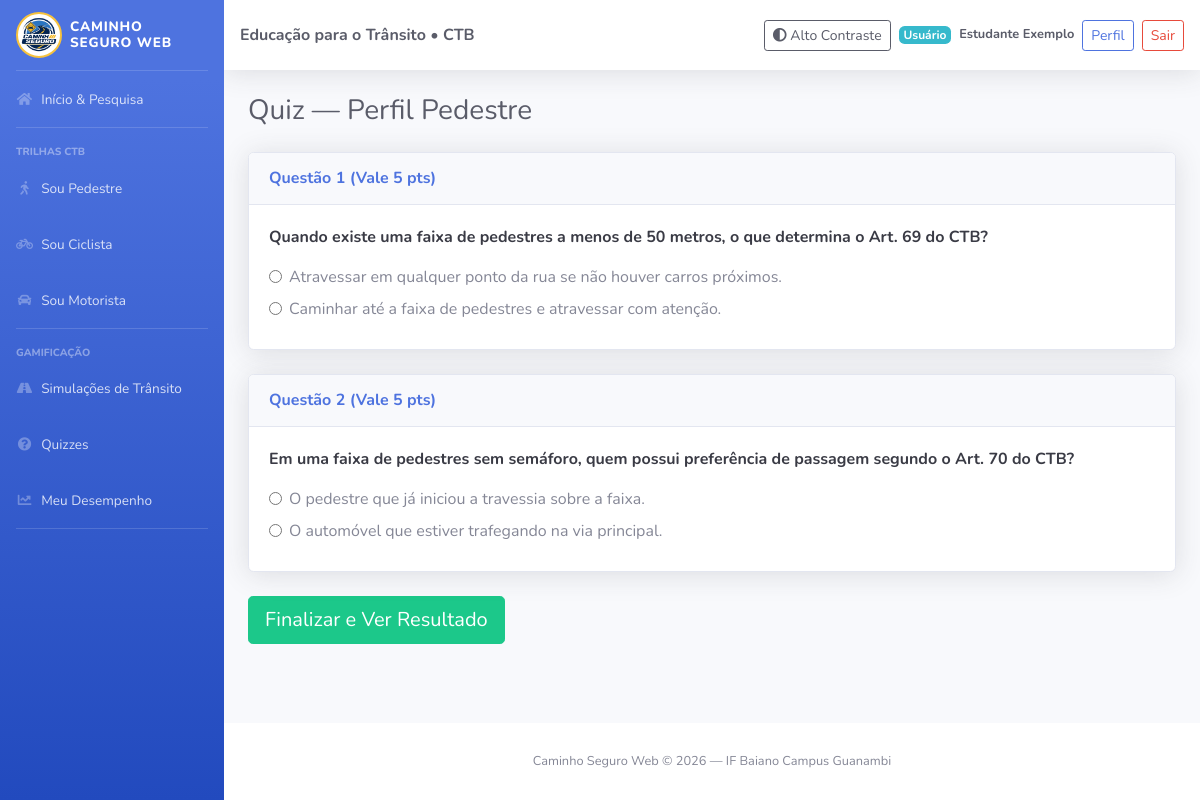
Page /quiz/responder/1 (signed in) on the committed database.
### tables this page shows
CREATE TABLE quiz (
    id_quiz INT AUTO_INCREMENT PRIMARY KEY,
    quant_perguntas INT NOT NULL,
    nivel_dificuldade INT NOT NULL,
    pontuacao_total FLOAT NOT NULL,
    perfil_associado VARCHAR(30) NOT NULL,
    id_usuario INT NOT NULL,
    CONSTRAINT fk_quiz_usuario FOREIGN KEY (id_usuario) REFERENCES usuario(id_usuario) ON DELETE CASCADE
);

CREATE TABLE perguntas_quiz (
    id_pergunta INT AUTO_INCREMENT PRIMARY KEY,
    texto_pergunta VARCHAR(255) NOT NULL,
    pontuacao FLOAT NOT NULL,
    explicacao VARCHAR(255) NOT NULL,
    id_quiz INT NOT NULL,
    CONSTRAINT fk_pergunta_quiz FOREIGN KEY (id_quiz) REFERENCES quiz(id_quiz) ON DELETE CASCADE
);

CREATE TABLE alternativas (
    id_alternativa INT AUTO_INCREMENT PRIMARY KEY,
    texto_alternativa VARCHAR(255) NOT NULL,
    status_alternativa BOOLEAN NOT NULL,
    explicacao_altern VARCHAR(255) NOT NULL,
    id_pergunta INT NOT NULL,
    CONSTRAINT fk_alternativa_pergunta FOREIGN KEY (id_pergunta) REFERENCES perguntas_quiz(id_pergunta) ON DELETE CASCADE
);

### app/Controllers/BaseController.php (called while the page is built, shortened)
<?php
class BaseController
{
    public function __construct()
    {
        $this->pdo = Database::connect();
    }
    protected function render($view, $dados = [])
    {
        extract($dados);
        require_once __DIR__ . '/../Views/' . $view . '.php';
    }
}

### app/Controllers/QuizController.php (called while the page is built, shortened)
<?php
class QuizController extends BaseController
{
    public function responder($idQuiz)
    {
        $idQuiz = (int)$idQuiz;
        $quizModel = new Quiz();
        $perguntaModel = new PerguntaQuiz();
        $quiz = $quizModel->buscarPorId($this->pdo, $idQuiz);
        $perguntas = $perguntaModel->listarPorQuiz($this->pdo, $idQuiz);
        $this->render('quizzes/responder', [
            'quiz' => $quiz,
            'perguntas' => $perguntas
        ]);
    }
}

### public/index.php (called while the page is built, shortened)
<?php
require_once __DIR__ . '/../config/Database.php';
spl_autoload_register(function (string $class) {
$file = __DIR__ . '/../app/'
. str_replace(['App\\', '\\'], ['', '/'], $class) . '.php';
});
$url = explode('/', trim($_GET['url'] ?? 'user/index', '/'));
$method = $url[1] ?? 'index';
$params = array_slice($url, 2);
(new $controller())->$method(...$params);

### config/database.php (called while the page is built, shortened)
<?php
class Database
{
    public static function connect()
    {
        $host = 'localhost';
        $db = 'caminho_seguro';
        $user = 'root';
        $pass = '';
        try {
            $pdo = new PDO("mysql:host=$host;dbname=$db;charset=utf8mb4", $user, $pass);
            $pdo->setAttribute(PDO::ATTR_ERRMODE, PDO::ERRMODE_EXCEPTION);
            return $pdo;
        } catch (PDOException $e) {
            die("Falha na conexão com o banco de dados: " . $e->getMessage());
        }
    }
}

### app/Models/Quiz.php (called while the page is built, shortened)
<?php
class Quiz
{
    public function buscarPorId($pdo, $id)
    {
        $sql = "SELECT * FROM quiz WHERE id_quiz = :id LIMIT 1";
        $stmt = $pdo->prepare($sql);
        $stmt->execute([':id' => $id]);
        return $stmt->fetch(PDO::FETCH_ASSOC);
    }
}

### app/Models/PerguntaQuiz.php (called while the page is built, shortened)
<?php
class PerguntaQuiz
{
    public function listarPorQuiz($pdo, $idQuiz)
    {
        $sql = "SELECT * FROM perguntas_quiz WHERE id_quiz = :id_quiz ORDER BY id_pergunta ASC";
        $stmt = $pdo->prepare($sql);
        $stmt->execute([':id_quiz' => $idQuiz]);
        $perguntas = $stmt->fetchAll(PDO::FETCH_ASSOC);
        $alternativaModel = new Alternativa();
        foreach ($perguntas as &$p) {
            $p['alternativas'] = $alternativaModel->listarPorPergunta($pdo, $p['id_pergunta']);
        }
        return $perguntas;
    }
}

### app/Models/alternativa.php (called while the page is built, shortened)
<?php
class Alternativa
{
    public function listarPorPergunta($pdo, $idPergunta)
    {
        $sql = "SELECT * FROM alternativas WHERE id_pergunta = :id_pergunta ORDER BY id_alternativa ASC";
        $stmt = $pdo->prepare($sql);
        $stmt->execute([':id_pergunta' => $idPergunta]);
        return $stmt->fetchAll(PDO::FETCH_ASSOC);
    }
}

### app/Views/quizzes/responder.php (the view)
<?php require_once __DIR__ . '/../layouts/header.php'; ?>
<div class="container-fluid">
    <h1 class="h3 mb-4 text-gray-800">Quiz &mdash; Perfil <?= htmlspecialchars($quiz['perfil_associado']) ?></h1>
    <form action="/caminhoseguroWeb2/quiz/corrigir/<?= $quiz['id_quiz'] ?>" method="POST">
        <?php foreach ($perguntas as $i => $p): ?>
            <div class="card shadow mb-4">
                <div class="card-header py-3">
                    <h6 class="m-0 font-weight-bold text-primary">
                        Questão <?= $i + 1 ?> (Vale <?= $p['pontuacao'] ?> pts)
                    </h6>
                </div>
                <div class="card-body">
                    <p class="font-weight-bold text-gray-900"><?= htmlspecialchars($p['texto_pergunta']) ?></p>
                    <?php foreach ($p['alternativas'] as $alt): ?>
                        <div class="form-check mb-2">
                            <input class="form-check-input" type="radio" name="respostas[<?= $p['id_pergunta'] ?>]" id="alt_<?= $alt['id_alternativa'] ?>" value="<?= $alt['id_alternativa'] ?>" required>
                            <label class="form-check-label" for="alt_<?= $alt['id_alternativa'] ?>">
                                <?= htmlspecialchars($alt['texto_alternativa']) ?>
                            </label>
                        </div>
                    <?php endforeach; ?>
                </div>
            </div>
        <?php endforeach; ?>
        <button type="submit" class="btn btn-success btn-lg">Finalizar e Ver Resultado</button>
    </form>
</div>
<?php require_once __DIR__ . '/../layouts/footer.php'; ?>

### rows in the picture
quiz: perfil_associado "Pedestre"
perguntas_quiz: pontuacao "5", texto_pergunta "Quando existe uma faixa de pedestres a menos de 50 metros, o que determina o Art. 69 do CTB?"
alternativas: texto_alternativa "Atravessar em qualquer ponto da rua se não houver carros próximos."
alternativas: texto_alternativa "Caminhar até a faixa de pedestres e atravessar com atenção."
perguntas_quiz: pontuacao "5", texto_pergunta "Em uma faixa de pedestres sem semáforo, quem possui preferência de passagem segundo o Art. 70 do CTB?"
alternativas: texto_alternativa "O pedestre que já iniciou a travessia sobre a faixa."
alternativas: texto_alternativa "O automóvel que estiver trafegando na via principal."

### other values in the picture
$_SESSION['usuario_nome'] "Estudante Exemplo"
